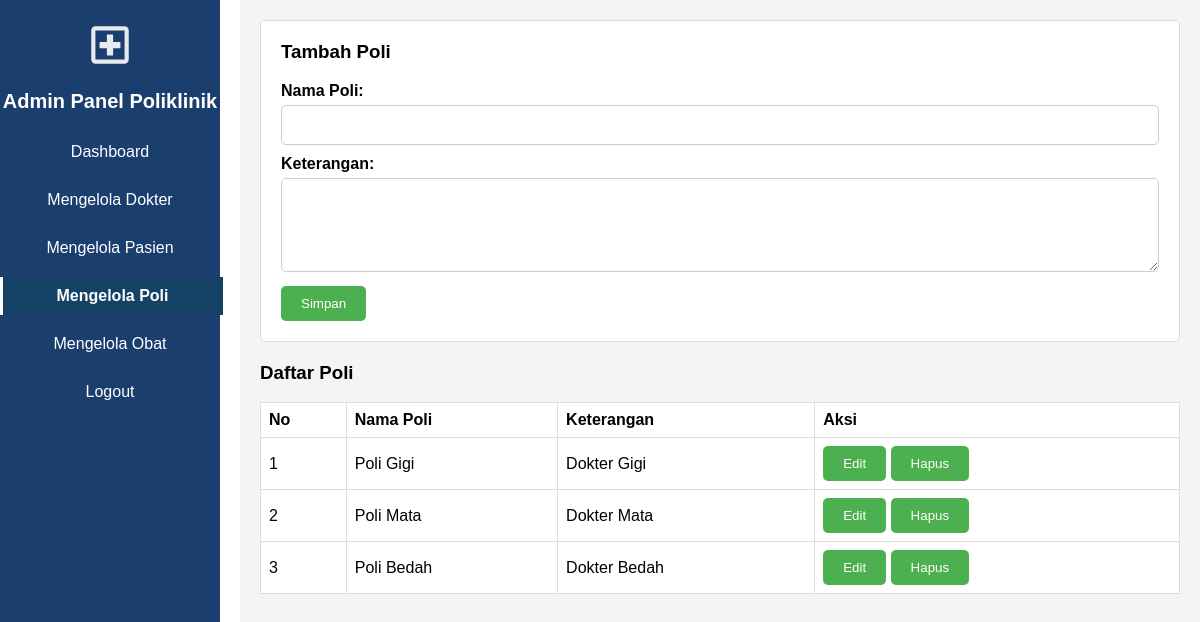
Page /admin/kelola_poli.php (signed in) on the committed database.
### tables this page shows
CREATE TABLE `poli` (
  `id` int(11) NOT NULL,
  `nama_poli` varchar(25) NOT NULL,
  `keterangan` text DEFAULT NULL
);

### admin/kelola_poli.php (the view, shortened to what this page needs)
<?php
require_once 'koneksi.php';
$sql = "SELECT * FROM poli";
$result = $conn->query($sql);
?>
<!DOCTYPE html>
<html lang="en">
<head>
</head>
<body>
    <div class="sidebar">
        <img src="../assets/img/hospital.svg" alt="Hospital Logo" width="50px">
        <h2>Admin Panel Poliklinik</h2>
        <a href="dashboard.php" class="<?= basename($_SERVER['PHP_SELF']) === 'dashboard.php' ? 'active' : '' ?>">Dashboard</a>
        <a href="kelola_dokter.php" class="<?= basename($_SERVER['PHP_SELF']) === 'kelola_dokter.php' ? 'active' : '' ?>">Mengelola Dokter</a>
        <a href="kelola_pasien.php" class="<?= basename($_SERVER['PHP_SELF']) === 'kelola_pasien.php' ? 'active' : '' ?>">Mengelola Pasien</a>
        <a href="kelola_poli.php" class="<?= basename($_SERVER['PHP_SELF']) === 'kelola_poli.php' ? 'active' : '' ?>">Mengelola Poli</a>
        <a href="kelola_obat.php" class="<?= basename($_SERVER['PHP_SELF']) === 'kelola_obat.php' ? 'active' : '' ?>">Mengelola Obat</a>
        <a class="logout" href="logout.php">Logout</a>
    </div>
    <div class="content">
        <div class="form-container">
            <h3>Tambah Poli</h3>
            <form id="tambahForm" action="kelola_poli.php" method="post">
                <label for="tambah_nama_poli">Nama Poli:</label>
                <input type="text" id="tambah_nama_poli" name="nama_poli" required>
                <label for="tambah_keterangan">Keterangan:</label>
                <textarea id="tambah_keterangan" name="keterangan" rows="4" required></textarea>
                <button type="submit" class="btn">Simpan</button>
            </form>
        </div>
        <h3>Daftar Poli</h3>
        <table>
            <thead>
                <tr>
                    <th>No</th>
                    <th>Nama Poli</th>
                    <th>Keterangan</th>
                    <th>Aksi</th>
                </tr>
            </thead>
            <tbody>
                <?php
                if ($result->num_rows > 0) {
                    while($row = $result->fetch_assoc()) {
                        echo "<tr>";
                        echo "<td>" . $row["id"] . "</td>";
                        echo "<td>" . $row["nama_poli"] . "</td>";
                        echo "<td>" . $row["keterangan"] . "</td>";
                        echo "<td>
                                <button class='btn' onclick='openEditModal(" . $row["id"] . ", \"" . $row["nama_poli"] . "\", \"" . $row["keterangan"] . "\")'>Edit</button>
                                <button class='btn' onclick='openDeleteModal(" . $row["id"] . ")'>Hapus</button>
                              </td>";
                        echo "</tr>";
                    }
                } else {
                    echo "<tr><td colspan='4'>Tidak ada data</td></tr>";
                }
                ?>
            </tbody>
        </table>
    </div>
</body>
</html>

### admin/kelola_poli.php (style rules this page uses)
body { margin: 0; font-family: Arial, sans-serif; display: flex; }
.sidebar { width: 220px; height: 100vh; background-color: #1a3e6d; color: white; position: fixed; top: 0; left: 0; display: flex; flex-direction: column; align-items: center; padding-top: 20px; }
.sidebar img { margin-bottom: 20px; }
.sidebar h2 { margin: 0 0 20px 0; font-size: 20px; text-align: center; }
.sidebar a { text-decoration: none; color: white; display: block; width: 100%; text-align: center; padding: 10px 0; margin-bottom: 10px; transition: background-color 0.3s ease, color 0.3s ease; }
.sidebar a.active { background-color: #144266; color: #ffffff; font-weight: bold; border-left: 5px solid #ffffff; }
.content { margin-left: 240px; padding: 20px; width: calc(100% - 240px); background-color: #f4f4f4; min-height: 100vh; }
.form-container { background-color: white; padding: 20px; border: 1px solid #ddd; border-radius: 5px; margin-bottom: 20px; }
.form-container h3 { margin-top: 0; }
.form-container label { display: block; margin-bottom: 5px; font-weight: bold; }
.form-container input[type="text"], .form-container textarea { width: 100%; padding: 10px; margin-bottom: 10px; border: 1px solid #ccc; border-radius: 5px; box-sizing: border-box; font-size: 16px; }
table { width: 100%; border-collapse: collapse; background-color: white; border: 1px solid #ddd; }
table, th, td { border: 1px solid #ddd; }
th, td { padding: 8px; text-align: left; }
.btn { padding: 10px 20px; background-color: #4CAF50; color: white; border: none; cursor: pointer; border-radius: 5px; }

### rows in the picture
poli: id "1", nama_poli "Poli Gigi", keterangan "Dokter Gigi"
poli: id "2", nama_poli "Poli Mata", keterangan "Dokter Mata"
poli: id "3", nama_poli "Poli Bedah", keterangan "Dokter Bedah"
